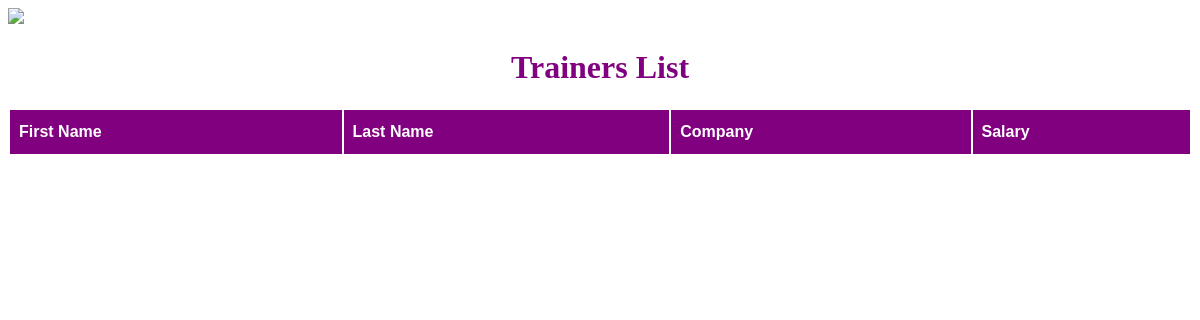
Page /trainer/list/ on the earlier database version.
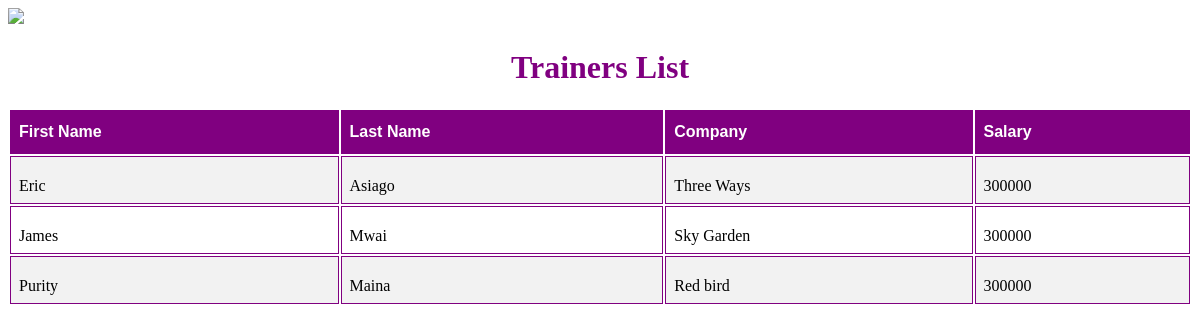
Same page on the later database version.
### trainer/models.py (models this page shows)
class Trainer(models.Model):
    first_name=models.CharField(max_length=12)
    last_name=models.CharField(max_length=20)
    course=models.CharField(max_length=20)
    email_address= models.EmailField(max_length = 25)
    id_number=models.CharField(max_length=20)
    contract=models.FileField(upload_to ='files/')
    resume=models.FileField(upload_to ='files/')
    Salary=models.PositiveBigIntegerField()
    image=models.ImageField(upload_to='images/')
    relationship_syllabus=models.CharField(max_length = 25)
    phone_number=models.CharField(max_length = 25)
    gender=models.CharField(max_length = 25 ,choices=Gender,default='FEMALE')
    Company=models.CharField(max_length = 25)
    joining_date=models.DateField(default='2000-10-12')

### trainer/views.py (the view)
# urls.py: path("list/", trainer_list, name = "trainer_list"),
def trainer_list(request):
    trainers = Trainer.objects.all()
    return render(request, "trainers_list.html", {"trainers": trainers})

### trainer/templates/trainers_list.html (shortened to what this page needs)
<!DOCTYPE html>
<html lang="en">
<head>
</head>
<img id="image"
    src="https://o.remove.bg/downloads/e4750be7-92ce-4508-ac74-0a0a3dd9ca87/AKIRACHIX_LOGO.png-removebg-preview.png">
    <center><h1>Trainers List</h1></center>
<table class="table">
    <tr>
        <th>First Name</th>
        <th>Last Name</th>
        <th>Company</th>
        <th>Salary</th>
    </tr>
    {% for trainer in trainers%}
    <tr>
    <td>{{trainer.first_name}}</td>
    <td>{{trainer.last_name}}</td>
    <td>{{trainer.Company}}</td>
    <td>{{trainer.Salary}}</td>
</tr>
{%endfor%}
</table>
</body>
</html>

Differences in the rows shown:
added Trainer: first_name "Eric", last_name "Asiago", Company "Three Ways", Salary "300000"
added Trainer: first_name "James", last_name "Mwai", Company "Sky Garden", Salary "300000"
added Trainer: first_name "Purity", last_name "Maina", Company "Red bird", Salary "300000"
